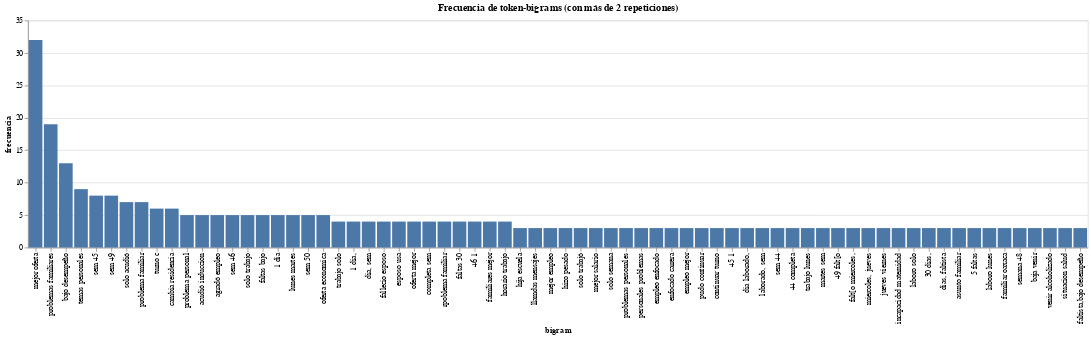

The code cell stored with this chart in its notebook:
### Code cell
# plot
alt.Chart(source[source.frecuencia>2]).mark_bar().encode(
    alt.X("bigram",sort="-y"),
    y="frecuencia",
    tooltip=["bigram","token_1","token_2","frecuencia"]
).properties(
    title="Frecuencia de token-bigrams (con más de 2 repeticiones)"
)

### Figure 1 — Vega-Lite specification as saved in the notebook (floating-point values rounded to 4 significant figures)
{"config": {"view": {"continuousWidth": 400, "continuousHeight": 300}}, "data": {"name": "data-ec87d61442e4b2df6ec8c91b4aa8d66d"}, "mark": "bar", "encoding": {"tooltip": [{"field": "bigram", "type": "nominal"}, {"field": "token_1", "type": "nominal"}, {"field": "token_2", "type": "nominal"}, {"field": "frecuencia", "type": "quantitative"}], "x": {"field": "bigram", "sort": "-y", "type": "nominal"}, "y": {"field": "frecuencia", "type": "quantitative"}}, "title": "Frecuencia de token-bigrams (con más de 2 repeticiones)", "$schema": "https://vega.github.io/schema/vega-lite/v4.17.0.json", "datasets": {"data-ec87d61442e4b2df6ec8c91b4aa8d66d": [{"token_1": "hija", "token_2": "escuela", "frecuencia": 3, "bigram": "hija escuela"}, {"token_1": "problema", "token_2": "personal", "frecuencia": 5, "bigram": "problema personal"}, {"token_1": "solo", "token_2": "acudió", "frecuencia": 7, "bigram": "solo acudió"}, {"token_1": "acudió", "token_2": "induccion", "frecuencia": 5, "bigram": "acudió induccion"}, {"token_1": "llamdas", "token_2": "mensajes", "frecuencia": 3, "bigram": "llamdas mensajes"}, {"token_1": "agradó", "token_2": "empleo", "frecuencia": 5, "bigram": "agradó empleo"}, {"token_1": "mejor", "token_2": "empleo", "frecuencia": 3, "bigram": "mejor empleo"}, {"token_1": "hizo", "token_2": "pesado", "frecuencia": 3, "bigram": "hizo pesado"}, {"token_1": "trabajo", "token_2": "solo", "frecuencia": 4, "bigram": "trabajo solo"}, {"token_1": "temas", "token_2": "personales", "frecuencia": 9, "bigram": "temas personales"}, {"token_1": "solo", "token_2": "trabajó", "frecuencia": 3, "bigram": "solo trabajó"}, {"token_1": "turno", "token_2": "c", "frecuencia": 6, "bigram": "turno c"}, {"token_1": "mejor", "token_2": "oferta", "frecuencia": 32, "bigram": "mejor oferta"}, {"token_1": "mejor", "token_2": "salario", "frecuencia": 3, "bigram": "mejor salario"}, {"token_1": "1", "token_2": "dia,", "frecuencia": 4, "bigram": "1 dia,"}, {"token_1": "dia,", "token_2": "sem", "frecuencia": 4, "bigram": "dia, sem"}, {"token_1": "sem", "token_2": "46", "frecuencia": 5, "bigram": "sem 46"}, {"token_1": "solo", "token_2": "trabajo", "frecuencia": 5, "bigram": "solo trabajo"}, {"token_1": "solo", "token_2": "semana", "frecuencia": 3, "bigram": "solo semana"}, {"token_1": "fallecio", "token_2": "esposo", "frecuencia": 4, "bigram": "fallecio esposo"}, {"token_1": "esposo", "token_2": "usa", "frecuencia": 4, "bigram": "esposo usa"}, {"token_1": "problema", "token_2": "familiar", "frecuencia": 7, "bigram": "problema familiar"}, {"token_1": "faltas", "token_2": "bajo", "frecuencia": 5, "bigram": "faltas bajo"}, {"token_1": "bajo", "token_2": "desempeño", "frecuencia": 13, "bigram": "bajo desempeño"}, {"token_1": "problemas", "token_2": "personales", "frecuencia": 3, "bigram": "problemas personales"}, {"token_1": "personales", "token_2": "problemas", "frecuencia": 3, "bigram": "personales problemas"}, {"token_1": "problemas", "token_2": "familiares", "frecuencia": 19, "bigram": "problemas familiares"}, {"token_1": "oferta", "token_2": "mejor", "frecuencia": 4, "bigram": "oferta mejor"}, {"token_1": "empleo", "token_2": "enfocado", "frecuencia": 3, "bigram": "empleo enfocado"}, {"token_1": "enfocado", "token_2": "carrera", "frecuencia": 3, "bigram": "enfocado carrera"}, {"token_1": "empleo", "token_2": "mejor", "frecuencia": 3, "bigram": "empleo mejor"}, {"token_1": "pudo", "token_2": "continuar", "frecuencia": 3, "bigram": "pudo continuar"}, {"token_1": "continuar", "token_2": "turno", "frecuencia": 3, "bigram": "continuar turno"}, {"token_1": "sem", "token_2": "45", "frecuencia": 8, "bigram": "sem 45"}, {"token_1": "45", "token_2": "1", "frecuencia": 3, "bigram": "45 1"}, {"token_1": "1", "token_2": "dia", "frecuencia": 5, "bigram": "1 dia"}, {"token_1": "dia", "token_2": "laborado,", "frecuencia": 3, "bigram": "dia laborado,"}, {"token_1": "laborado,", "token_2": "sem", "frecuencia": 3, "bigram": "laborado, sem"}, {"token_1": "sem", "token_2": "44", "frecuencia": 3, "bigram": "sem 44"}, {"token_1": "44", "token_2": "completa", "frecuencia": 3, "bigram": "44 completa"}, {"token_1": "completa", "token_2": "sem", "frecuencia": 4, "bigram": "completa sem"}, {"token_1": "trabajo", "token_2": "lunes", "frecuencia": 3, "bigram": "trabajo lunes"}, {"token_1": "lunes", "token_2": "martes", "frecuencia": 5, "bigram": "lunes martes"}, {"token_1": "martes", "token_2": "sem", "frecuencia": 3, "bigram": "martes sem"}, {"token_1": "sem", "token_2": "49", "frecuencia": 8, "bigram": "sem 49"}, {"token_1": "49", "token_2": "falt[o", "frecuencia": 3, "bigram": "49 falt[o"}, {"token_1": "falt[o", "token_2": "miercoles,", "frecuencia": 3, "bigram": "falt[o miercoles,"}, {"token_1": "miercoles,", "token_2": "jueves", "frecuencia": 3, "bigram": "miercoles, jueves"}, {"token_1": "jueves", "token_2": "viernes", "frecuencia": 3, "bigram": "jueves viernes"}, {"token_1": "incapacidad", "token_2": "maternidad", "frecuencia": 3, "bigram": "incapacidad maternidad"}, {"token_1": "rpoblema", "token_2": "familiar", "frecuencia": 4, "bigram": "rpoblema familiar"}, {"token_1": "laboro", "token_2": "solo", "frecuencia": 3, "bigram": "laboro solo"}, {"token_1": "faltas", "token_2": "30", "frecuencia": 4, "bigram": "faltas 30"}, {"token_1": "30", "token_2": "dias,", "frecuencia": 3, "bigram": "30 dias,"}, {"token_1": "dias,", "token_2": "faltista", "frecuencia": 3, "bigram": "dias, faltista"}, {"token_1": "asunto", "token_2": "familiar", "frecuencia": 3, "bigram": "asunto familiar"}, {"token_1": "5", "token_2": "faltas", "frecuencia": 3, "bigram": "5 faltas"}, {"token_1": "cambia", "token_2": "residencia", "frecuencia": 6, "bigram": "cambia residencia"}, {"token_1": "laboro", "token_2": "lunes", "frecuencia": 3, "bigram": "laboro lunes"}, {"token_1": "46", "token_2": "1", "frecuencia": 4, "bigram": "46 1"}, {"token_1": "sem", "token_2": "50", "frecuencia": 5, "bigram": "sem 50"}, {"token_1": "familiar", "token_2": "oaxaca", "frecuencia": 3, "bigram": "familiar oaxaca"}, {"token_1": "semana", "token_2": "48", "frecuencia": 3, "bigram": "semana 48"}, {"token_1": "familiares", "token_2": "mejor", "frecuencia": 4, "bigram": "familiares mejor"}, {"token_1": "baja", "token_2": "venir", "frecuencia": 3, "bigram": "baja venir"}, {"token_1": "venir", "token_2": "alcoholizado", "frecuencia": 3, "bigram": "venir alcoholizado"}, {"token_1": "situacion", "token_2": "salud", "frecuencia": 3, "bigram": "situacion salud"}, {"token_1": "oferta", "token_2": "economica", "frecuencia": 5, "bigram": "oferta economica"}, {"token_1": "horario", "token_2": "trabajo", "frecuencia": 4, "bigram": "horario trabajo"}, {"token_1": "faltista,bajo", "token_2": "desempeño", "frecuencia": 3, "bigram": "faltista,bajo desempeño"}]}}
